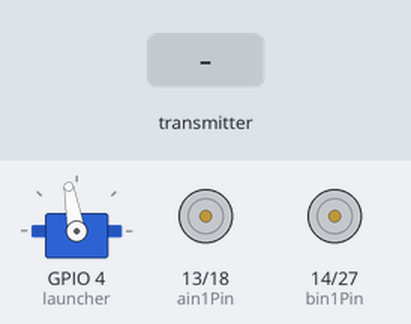
The sketch below on a simulated ESP32. Parts: servo, motor-driver pin pairs drawn as motors (green arrow = first pin HIGH = forward, orange = second pin HIGH = backward, longer = more drive, scaled by the enable pin). The inputs (shaded band) are chosen by the test bench. What the sketch prints to the serial monitor is not drawn.

Above: at 1.2 s.
1.3 s: the transmitter starts sending x = 1024
At 2.0 s:
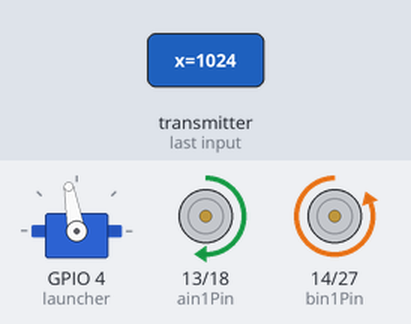
2.8 s: the transmitter starts sending y = 1024
At 3.3 s:
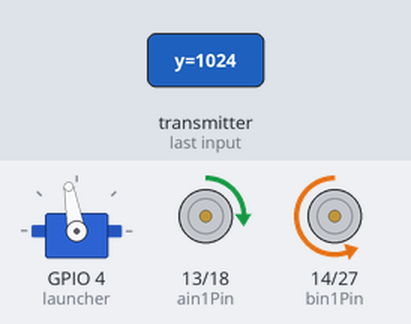
4.3 s: the transmitter starts sending x = 0
At 5.5 s:
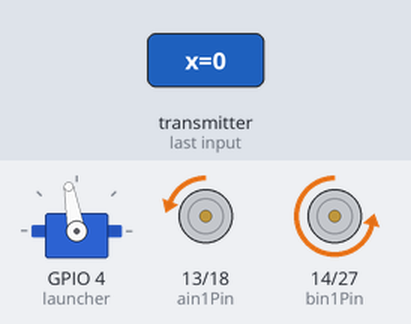
5.8 s: the transmitter starts sending y = 0
At 6.7 s:
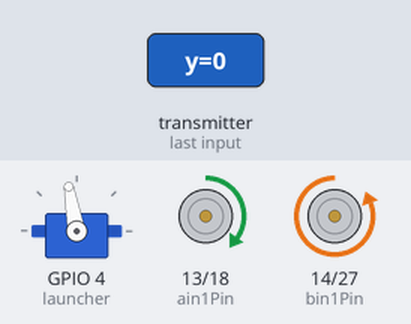
7.3 s: the transmitter starts sending x = 2048
At 8.0 s:
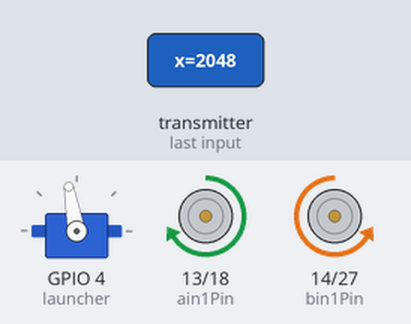
8.8 s: the transmitter starts sending y = 4095
At 10.1 s:
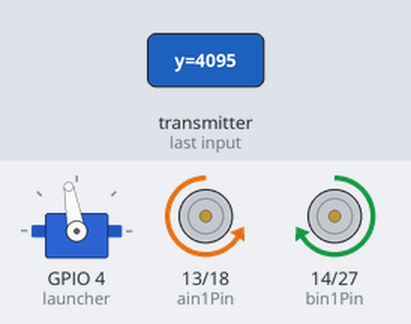
Timing chart, 0 to 11.3 s (numbered marks = the images above; inputs shaded):
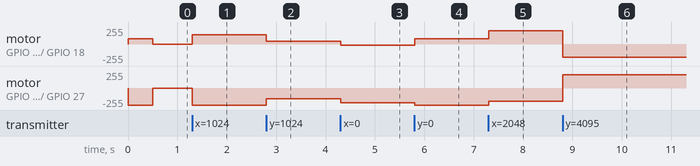

Measured:
- after the input at 1.3 s, motor on GPIO 13 (ain1Pin) / GPIO 18 (ain2Pin): stopped → forward 138/255 at once; motor on GPIO 14 (bin1Pin) / GPIO 27 (bin2Pin): stopped → backward 255/255 at once
- after the input at 2.8 s, motor on GPIO 13 (ain1Pin) / GPIO 18 (ain2Pin): forward 138/255 → forward 40/255 at once; motor on GPIO 14 (bin1Pin) / GPIO 27 (bin2Pin): backward 255/255 → backward 159/255 at once
- after the input at 4.3 s, motor on GPIO 13 (ain1Pin) / GPIO 18 (ain2Pin): forward 40/255 → backward 20/255 at once; motor on GPIO 14 (bin1Pin) / GPIO 27 (bin2Pin): backward 159/255 → backward 219/255 at once
- after the input at 5.8 s, motor on GPIO 13 (ain1Pin) / GPIO 18 (ain2Pin): backward 20/255 → forward 80/255 at once; motor on GPIO 14 (bin1Pin) / GPIO 27 (bin2Pin): backward 219/255 → backward 255/255 at once
- after the input at 7.3 s, motor on GPIO 13 (ain1Pin) / GPIO 18 (ain2Pin): forward 80/255 → forward 199/255 at once; motor on GPIO 14 (bin1Pin) / GPIO 27 (bin2Pin): backward 255/255 → backward 199/255 at once
- after the input at 8.8 s, motor on GPIO 13 (ain1Pin) / GPIO 18 (ain2Pin): forward 199/255 → backward 199/255 at once; motor on GPIO 14 (bin1Pin) / GPIO 27 (bin2Pin): backward 199/255 → forward 199/255 at once

The sketch:

controled_robot_v2.ino
```cpp
#include <Arduino.h>
#include <WiFi.h>
#include <esp_now.h>
#include <esp_wifi.h>
#include <ESP32Servo.h>

Servo myServo;

// --- CONFIG ---
#define WIFI_CHANNEL 6

// --- NEW CONFIG ---
const int MAX_SPEED = 200;       // 0 to 255 (Lower this to make it slower/safer)
const float TURN_SENSITIVITY = 0.6; // 0.1 to 1.0 (Lower this if it spins too fast)
const int DEADZONE = 40;         // Ignores small joystick drift

// Motor Pins
const int ain1Pin = 13;
const int ain2Pin = 18;
const int pwmA = 25;    // Left Motor
const int bin1Pin = 14;
const int bin2Pin = 27;
const int pwmB = 26;    // Right Motor
const int launcher = 4; // Servo Pin

const int PWM_FREQ = 1000;
const int PWM_RES = 8;

// State variable to prevent "machine gun" firing
int prevButtonState = 0;

// ESP-NOW Structure (Must match Transmitter)
typedef struct struct_message {
  int x;
  int y;
  int button;
} struct_message;

struct_message incomingData;
volatile unsigned long lastRecvTime = 0;

void drive(int leftSpeed, int rightSpeed);
void launch();

void OnDataRecv(const uint8_t * mac, const uint8_t *incomingDataPtr, int len) {
  memcpy(&incomingData, incomingDataPtr, sizeof(incomingData));
  lastRecvTime = millis();
}

void setup() {
  Serial.begin(115200);

  pinMode(ain1Pin, OUTPUT);
  pinMode(ain2Pin, OUTPUT);
  pinMode(bin1Pin, OUTPUT);
  pinMode(bin2Pin, OUTPUT);
  // Note: ledcAttach is for ESP32 Arduino Core v3.0+.
  // If using v2.x, use ledcSetup and ledcAttachPin.
  ledcAttach(pwmA, PWM_FREQ, PWM_RES);
  ledcAttach(pwmB, PWM_FREQ, PWM_RES);

  myServo.setPeriodHertz(50);
  myServo.attach(launcher, 500, 2400);
  myServo.write(100); // Set initial 'closed' position

  WiFi.mode(WIFI_STA);
  // Trick to set channel without connecting to AP
  esp_wifi_set_promiscuous(true);
  esp_wifi_set_channel(WIFI_CHANNEL, WIFI_SECOND_CHAN_NONE);
  esp_wifi_set_promiscuous(false);

  if (esp_now_init() != ESP_OK) {
    Serial.println("ESP-NOW Init Failed");
    return;
  }
  esp_now_register_recv_cb((esp_now_recv_cb_t)OnDataRecv);

  Serial.println("Robot Ready.");
}

void loop() {
  // Failsafe: Stop if signal lost
  if (millis() - lastRecvTime > 500) {
    drive(0, 0);
    return;
  }

  // --- 1. READ & CLEAN INPUTS ---
  // Map 0-4095 to -255 to +255
  // NOTE: If robot moves backward when pushing Stick UP, swap 255 and -255 in 'rawY'
  int rawY = map(incomingData.y, 0, 4095, 255, -255);
  int rawX = map(incomingData.x, 0, 4095, -255, 255);

  // Apply Deadzone (If stick is close to center, set to 0)
  if (abs(rawY) < DEADZONE) rawY = 0;
  if (abs(rawX) < DEADZONE) rawX = 0;

  // --- 2. LAUNCHER LOGIC ---
  if (incomingData.button == 0 && prevButtonState == 1) {
    launch();
  }
  prevButtonState = incomingData.button;

  // --- 3. ARCADE DRIVE MIXING (The Smooth Logic) ---
  // Throttle is direct
  float throttle = rawY;

  // Turn is reduced by sensitivity so it doesn't spin out of control
  float turn = rawX * TURN_SENSITIVITY;

  // Calculate Motor Speeds
  // Left = Forward + Turn
  // Right = Forward - Turn
  int leftMotor = throttle + turn;
  int rightMotor = throttle - turn;

  // --- 4. SCALE SPEED ---
  // This maps the full joystick range to your custom MAX_SPEED limit
  leftMotor = map(leftMotor, -255, 255, -MAX_SPEED, MAX_SPEED);
  rightMotor = map(rightMotor, -255, 255, -MAX_SPEED, MAX_SPEED);

  // --- 5. CONSTRAIN ---
  // Ensure we never send more than 255 to the motors
  leftMotor = constrain(leftMotor, -255, 255);
  rightMotor = constrain(rightMotor, -255, 255);

  drive(leftMotor, rightMotor);

  delay(10);
}

void drive(int leftSpeed, int rightSpeed) {
  // Left motor
  if (leftSpeed <= 0) {
    digitalWrite(ain1Pin, LOW);
    digitalWrite(ain2Pin, HIGH);
  } else {
    digitalWrite(ain1Pin, HIGH);
    digitalWrite(ain2Pin, LOW);
  }
  ledcWrite(pwmA, abs(leftSpeed));

  // Right motor
  if (rightSpeed <= 0) {
    digitalWrite(bin1Pin, HIGH);
    digitalWrite(bin2Pin, LOW);
  } else {
    digitalWrite(bin1Pin, LOW);
    digitalWrite(bin2Pin, HIGH);
  }
  ledcWrite(pwmB, abs(rightSpeed));
}

void launch() {
  Serial.println("FIRE!");
  drive(0,0); // Stop robot for stability
  myServo.write(180);  // Open / Launch
  delay(439);          // Wait for servo to move
  myServo.write(100);  // Close / Reset
  // Note: delay() pauses the code. Robot will be unresponsive for 0.45s.
}
```
